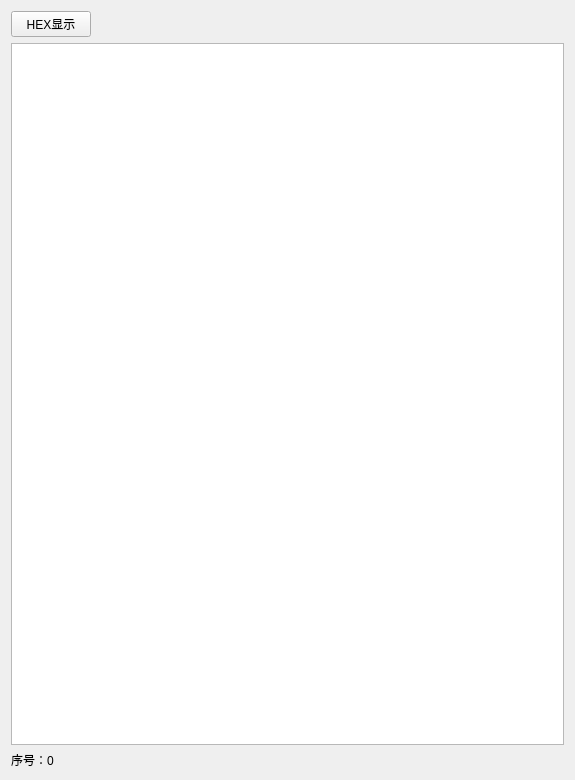
<?xml version="1.0" encoding="UTF-8"?>
<ui version="4.0">
 <class>dock_parser</class>
 <widget class="QWidget" name="dock_parser">
  <property name="geometry">
   <rect>
    <x>0</x>
    <y>0</y>
    <width>575</width>
    <height>780</height>
   </rect>
  </property>
  <property name="windowTitle">
   <string>Form</string>
  </property>
  <layout class="QVBoxLayout" name="verticalLayout_2">
   <item>
    <layout class="QVBoxLayout" name="verticalLayout" stretch="0,10,0">
     <item>
      <layout class="QHBoxLayout" name="horizontalLayout_3">
       <item>
        <widget class="QPushButton" name="btn_toggle">
         <property name="text">
          <string>HEX显示</string>
         </property>
        </widget>
       </item>
       <item>
        <spacer name="horizontalSpacer">
         <property name="orientation">
          <enum>Qt::Horizontal</enum>
         </property>
         <property name="sizeHint" stdset="0">
          <size>
           <width>40</width>
           <height>20</height>
          </size>
         </property>
        </spacer>
       </item>
      </layout>
     </item>
     <item>
      <widget class="QTableView" name="tableView"/>
     </item>
     <item>
      <layout class="QHBoxLayout" name="horizontalLayout_4">
       <item>
        <widget class="QLabel" name="label_index">
         <property name="text">
          <string>序号：0</string>
         </property>
        </widget>
       </item>
      </layout>
     </item>
    </layout>
   </item>
  </layout>
 </widget>
 <resources/>
 <connections/>
</ui>
